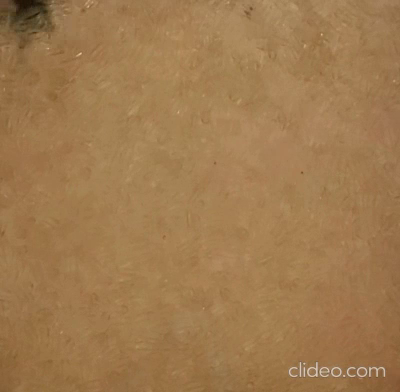
#> input picture frame 30 of agua.mp4, 400 x 392 px
$ python extrai_frames.py
#> lines starting #> are read from the running program, lines starting #| are printed output that depends on the picture; pictures that were not available may be replaced by others from this repository, and a replacement may not be noted
# -*- coding: utf-8 -*-
"""
Created on Sun Aug 13 00:28:09 2023

@author: yanbw
"""

import cv2
import os

def extract_frames(video_path, output_folder):
#> called with video_path = 'agua.mp4', output_folder = 'agua'
    cap = cv2.VideoCapture(video_path)
    frame_rate = cap.get(cv2.CAP_PROP_FPS)

    if not os.path.exists(output_folder):
        os.makedirs(output_folder)

    for i in range(1, 14):
        time_in_seconds = i
        frame_number = int(frame_rate * time_in_seconds)

        cap.set(cv2.CAP_PROP_POS_FRAMES, frame_number)
        ret, frame = cap.read()

        if ret:
            frame_path = os.path.join(output_folder, f'{i}.png')
            cv2.imwrite(frame_path, frame)
            print(f'Extracted frame {i} from {video_path}')
        else:
            print(f'Error reading frame {i} from {video_path}')
#> this loop made 13 passes
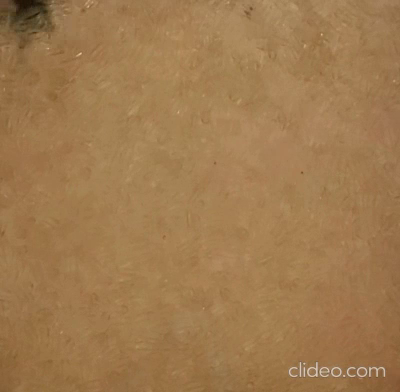
#> input picture frame 30 of agua.mp4, 400 x 392 px
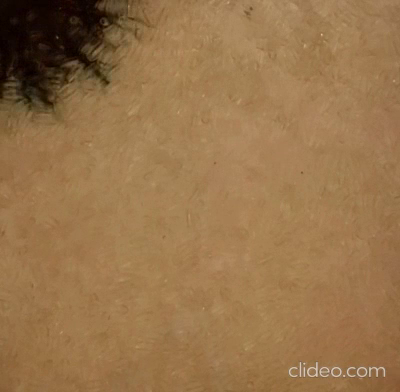
#> input picture frame 60 of agua.mp4, 400 x 392 px
#> pass 3, in extract_frames, `ret, frame = cap.read()`:
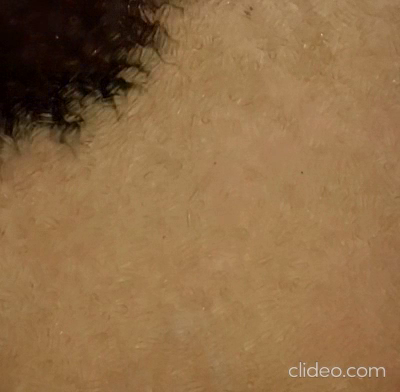
#> frame: shape (392, 400, 3); mean B, G, R 70.3, 109, 143.3

    cap.release()

if __name__ == "__main__":
    video_folder = ""
    output_base_folder = ""

    video_files = ["agua.mp4", "espuma.mp4", "ar.mp4"]

    for video_file in video_files:
        video_path = os.path.join(video_folder, video_file)
        output_folder = os.path.join(output_base_folder, os.path.splitext(video_file)[0])

        extract_frames(video_path, output_folder)

$ run again, starting later in the video
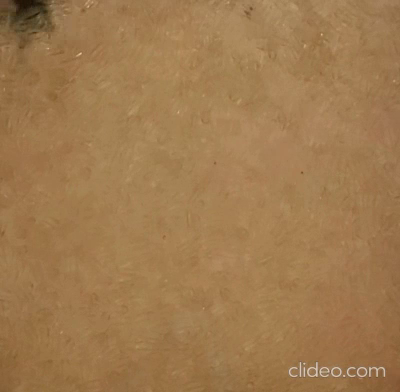
#> input picture frame 30 of agua.mp4, 400 x 392 px
#> the loop in extract_frames, `for i in range(1, 14):` made 13 passes
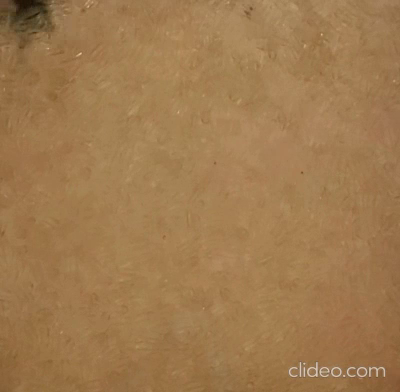
#> input picture frame 30 of agua.mp4, 400 x 392 px
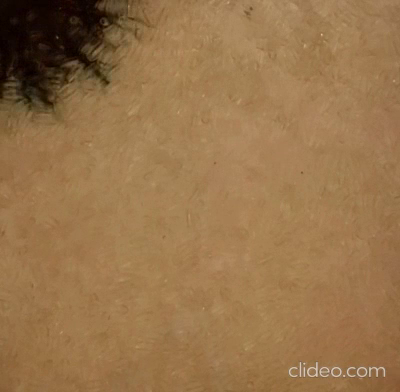
#> input picture frame 60 of agua.mp4, 400 x 392 px

$ run again, starting later in the video
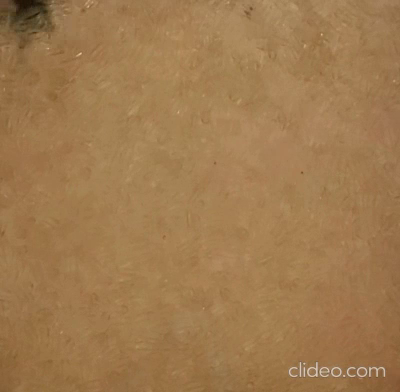
#> input picture frame 30 of agua.mp4, 400 x 392 px
#> the loop in extract_frames, `for i in range(1, 14):` made 13 passes
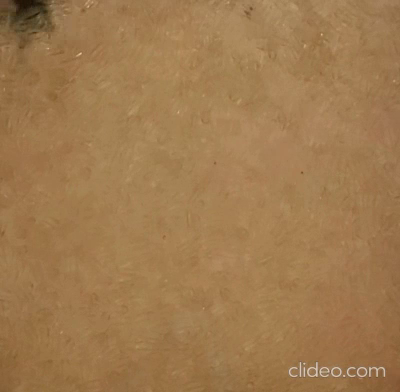
#> input picture frame 30 of agua.mp4, 400 x 392 px
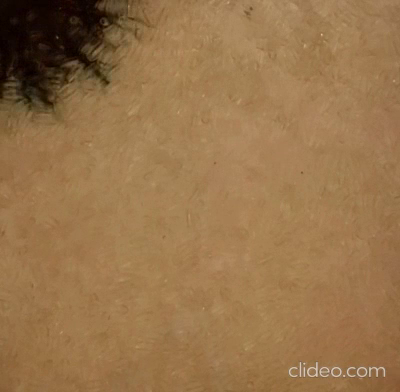
#> input picture frame 60 of agua.mp4, 400 x 392 px
